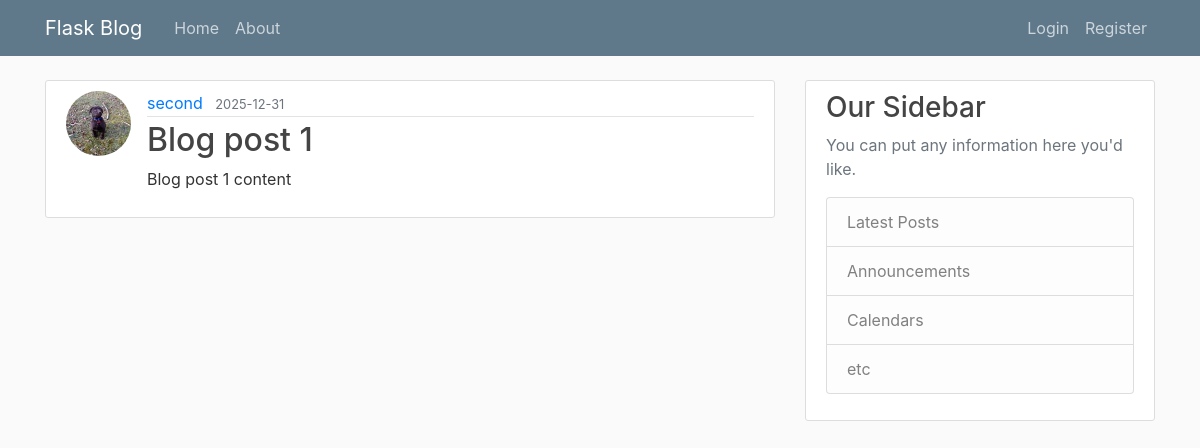
/post/1, run on an earlier commit of the app's database.
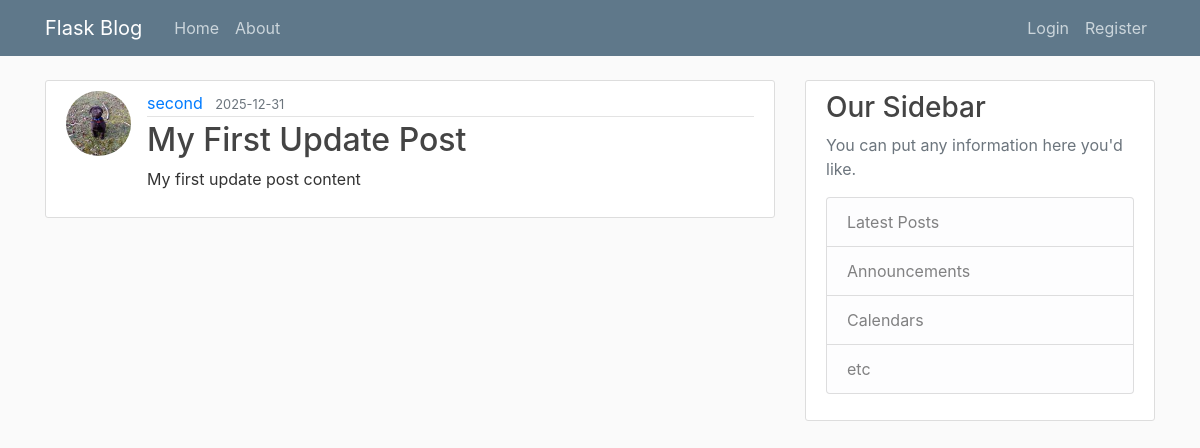
And on a later commit of the database.
### flaskblog/models.py (models this page shows, shortened)
class Post(db.Model):
    __tablename__ = 'post'
    id = db.Column(db.Integer, primary_key=True)
    title = db.Column(db.String, nullable=False)
    date_posted = db.Column(db.DateTime, nullable=False, default=datetime.utcnow)
    content = db.Column(db.Text, nullable=False)
    user_id = db.Column(db.Integer, db.ForeignKey('user.id'), nullable=False)

### flaskblog/routes.py (the view)
@app.route("/post/<int:post_id>")  # include variable in the route, where id essentially is part of the route
def post(post_id):
    post = Post.query.get_or_404(post_id)  # give me the post with this id, if doesn't exist then return 404
    print(post.author)
    return render_template('post.html', title=post.title, post=post)

### flaskblog/models.py (called while the page is built)
    def __repr__(self):
        return f"User('{self.username}', '{self.email}', '{self.image_file}')"

### flaskblog/templates/post.html (shortened to what this page needs)
{% extends "layout.html" %}
{% block content %}
    <article class="media content-section">
        <img class="rounded-circle article-img" src="{{ url_for('static', filename='profile_pics/' + post.author.image_file) }}">
        <div class="media-body">
        <div class="article-metadata">
            <a class="mr-2" href="#">{{ post.author.username }}</a>
            <small class="text-muted">{{ post.date_posted.strftime('%Y-%m-%d') }}</small>
        </div>
        <h2 class="article-title">{{ post.title }}</h2>
        <p class="article-content">{{ post.content }}</p>
        </div>
    </article>
{% endblock content %}

What changed in the data, as far as the page shows it:
changed Post: title "Blog post 1" → "My First Update Post"; content "Blog post 1 content" → "My first update post content"
